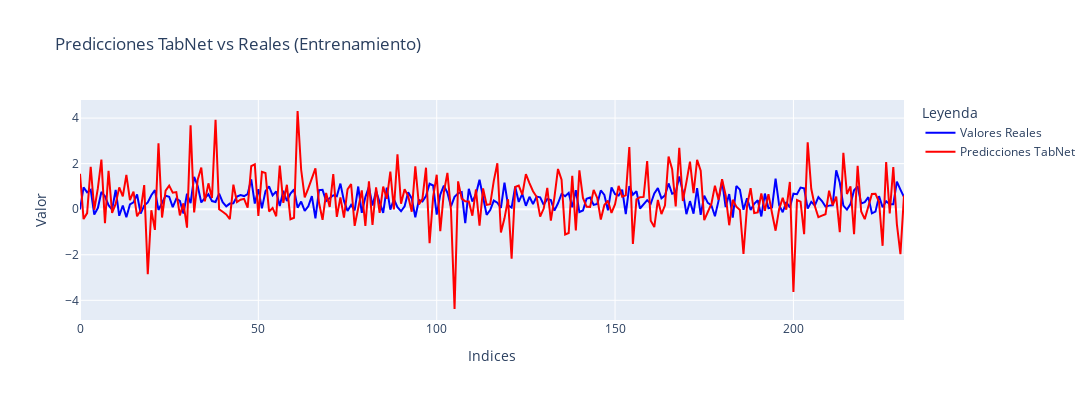
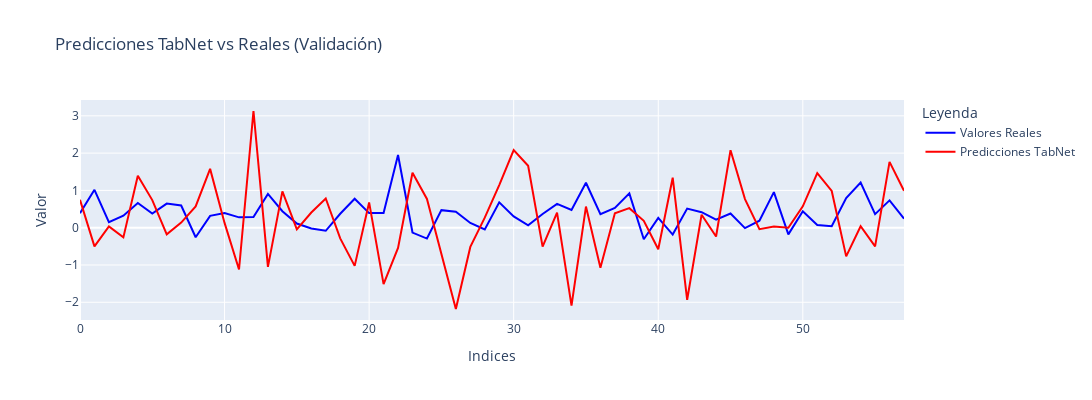

Write notebook code for charts like these, in order.
### Code cell
# Predicción y desnormalización
y_pred_train = tabnet.predict(X_train)
y_pred_val = tabnet.predict(X_val)

y_train_mo = dh.denormalize_value(scales, y_train, 'Mo_cumulative')
y_pred_train_mo = dh.denormalize_value(scales, y_pred_train, 'Mo_cumulative')
y_val_mo = dh.denormalize_value(scales, y_val, 'Mo_cumulative')
y_pred_val_mo = dh.denormalize_value(scales, y_pred_val, 'Mo_cumulative')

# Graficar resultados de entrenamiento
dh.plot_results(
    (y_train_mo, 'Valores Reales'),
    (y_pred_train_mo, 'Predicciones TabNet'),
    title='Predicciones TabNet vs Reales (Entrenamiento)',
    size=(1200, 400)
)

# Graficar resultados de validación
dh.plot_results(
    (y_val_mo, 'Valores Reales'),
    (y_pred_val_mo, 'Predicciones TabNet'),
    title='Predicciones TabNet vs Reales (Validación)',
    size=(1200, 400)
)

### Figure 1 — Plotly figure (JSON) as saved in the notebook; plotly's stock layout.template omitted (floating-point values rounded to 4 significant figures; data arrays with more than 128 entries replaced by an {"elided": "..."} marker saying what was removed)
{"data": [{"line": {"color": "blue"}, "mode": "lines", "name": "Valores Reales", "type": "scatter", "x": {"elided": "232 int values"}, "y": {"elided": "232 float values"}}, {"line": {"color": "red"}, "mode": "lines", "name": "Predicciones TabNet", "type": "scatter", "x": {"elided": "232 int values"}, "y": {"elided": "232 float values"}}], "layout": {"height": 400, "legend": {"title": {"text": "Leyenda"}}, "showlegend": true, "title": {"text": "Predicciones TabNet vs Reales (Entrenamiento)"}, "width": 1200, "xaxis": {"title": {"text": "Indices"}}, "yaxis": {"title": {"text": "Valor"}}}}

### Figure 2 — Plotly figure (JSON) as saved in the notebook; plotly's stock layout.template omitted (floating-point values rounded to 4 significant figures)
{"data": [{"line": {"color": "blue"}, "mode": "lines", "name": "Valores Reales", "type": "scatter", "x": [0, 1, 2, 3, 4, 5, 6, 7, 8, 9, 10, 11, 12, 13, 14, 15, 16, 17, 18, 19, 20, 21, 22, 23, 24, 25, 26, 27, 28, 29, 30, 31, 32, 33, 34, 35, 36, 37, 38, 39, 40, 41, 42, 43, 44, 45, 46, 47, 48, 49, 50, 51, 52, 53, 54, 55, 56, 57], "y": [0.3884, 1.016, 0.1472, 0.3233, 0.6631, 0.3795, 0.6459, 0.595, -0.2556, 0.3167, 0.3913, 0.2772, 0.2885, 0.9075, 0.4429, 0.111, -0.02264, -0.08305, 0.3736, 0.7778, 0.3908, 0.3938, 1.95, -0.13, -0.2916, 0.4703, 0.4272, 0.1262, -0.04646, 0.6815, 0.3014, 0.06431, 0.3689, 0.6403, 0.4742, 1.206, 0.3597, 0.5303, 0.9202, -0.3108, 0.2645, -0.1833, 0.5118, 0.416, 0.2161, 0.3812, -0.01132, 0.1877, 0.9535, -0.1783, 0.4408, 0.07009, 0.04022, 0.7956, 1.209, 0.3644, 0.7327, 0.242]}, {"line": {"color": "red"}, "mode": "lines", "name": "Predicciones TabNet", "type": "scatter", "x": [0, 1, 2, 3, 4, 5, 6, 7, 8, 9, 10, 11, 12, 13, 14, 15, 16, 17, 18, 19, 20, 21, 22, 23, 24, 25, 26, 27, 28, 29, 30, 31, 32, 33, 34, 35, 36, 37, 38, 39, 40, 41, 42, 43, 44, 45, 46, 47, 48, 49, 50, 51, 52, 53, 54, 55, 56, 57], "y": [0.7461, -0.5007, 0.03572, -0.2598, 1.393, 0.7404, -0.1762, 0.136, 0.572, 1.578, 0.1287, -1.121, 3.129, -1.049, 0.9731, -0.04264, 0.4062, 0.7827, -0.2862, -1.025, 0.6774, -1.514, -0.5425, 1.474, 0.7712, -0.7198, -2.18, -0.5154, 0.268, 1.144, 2.08, 1.663, -0.5058, 0.4062, -2.087, 0.5675, -1.076, 0.3878, 0.5233, 0.1857, -0.577, 1.341, -1.933, 0.3486, -0.2364, 2.079, 0.7671, -0.04112, 0.03257, -0.003226, 0.5738, 1.465, 0.9861, -0.7693, 0.03933, -0.5012, 1.766, 0.9891]}], "layout": {"height": 400, "legend": {"title": {"text": "Leyenda"}}, "showlegend": true, "title": {"text": "Predicciones TabNet vs Reales (Validación)"}, "width": 1200, "xaxis": {"title": {"text": "Indices"}}, "yaxis": {"title": {"text": "Valor"}}}}
